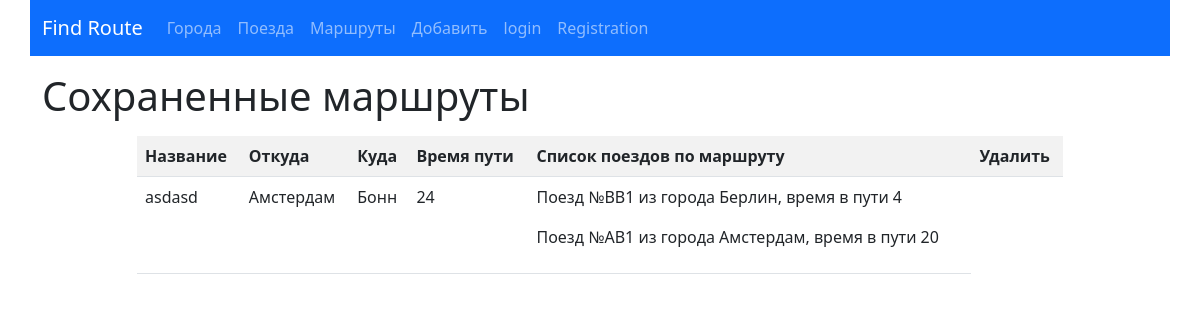
/detail/3, run on the app's committed database.
### routes/models.py (models this page shows, shortened)
class Route(models.Model):
    name = models.CharField(max_length=50,
                            unique=True,
                            verbose_name='Название маршрута')
    travel_times = models.PositiveSmallIntegerField(verbose_name='Общее время в пути')
    from_city = models.ForeignKey(City,
                                  on_delete=models.CASCADE,
                                  related_name='route_from_city_set',
                                  verbose_name='Из какого города')
    to_city = models.ForeignKey('cities.City',
                                on_delete=models.CASCADE,
                                related_name='route_to_city_set',
                                verbose_name='В какой город')
    trains = models.ManyToManyField("trains.Train", verbose_name='Список поездов')
    class Meta:
        verbose_name = "Маршрут"
        verbose_name_plural = "Маршруты"
        ordering = ['travel_times']

### cities/models.py (models this page shows, shortened)
class City(models.Model):
    name = models.CharField(max_length=100, unique=True, verbose_name="Название")
    def __str__(self):
        return self.name
    class Meta:
        verbose_name = "Город"
        verbose_name_plural = "Города"
        ordering = ['name']

### trains/models.py (models this page shows, shortened)
class Train(models.Model):
    name = models.CharField(max_length=50,
                            unique=True,
                            verbose_name='Номер поезда')
    travel_time = models.PositiveSmallIntegerField(verbose_name='Время в пути')
    from_city = models.ForeignKey(City,
                                  on_delete=models.CASCADE,
                                  related_name='from_city_set',
                                  verbose_name='Из какого города')
    to_city = models.ForeignKey('cities.City',
                                on_delete=models.CASCADE,
                                related_name='to_city_set',
                                verbose_name='В какой город')
    def __str__(self):
        return f'Поезд №{self.name} из города {self.from_city}'
    class Meta:
        verbose_name = "Поезд"
        verbose_name_plural = "Поезда"
        ordering = ['travel_time']

### routes/views.py (the view)
# urls.py: path('detail/<int:pk>', RouteDetailView.as_view(), name="detail"),
class RouteDetailView(DetailView):
    queryset = Route.objects.all()
    template_name = "routes/detail.html"

### routes/templates/routes/detail.html (shortened to what this page needs)
{% extends 'base.html' %}
{% block content%}
<h1>Сохраненные маршруты</h1>
<div class="row ">
    <div class="col-md-10 mx-auto my-2">
        <table class="table table-striped">
            <tr>
                <th>Название</th>
                <th>Откуда</th>
                <th>Куда</th>
                <th>Время пути</th>
                <th>Список поездов по маршруту</th>
                <th>Удалить</th>
            </tr>
            <tr>
                <td>{{object.name}}</td>
                <td>{{object.from_city}}</td>
                <td>{{object.to_city}}</td>
                <td>{{object.travel_times}}</td>
                <td>
                    {% for train in object.trains.all %}
                        <p>{{ train }}, время в пути {{ train.travel_time }}</p>
                    {% endfor %}
                </td>
            </tr>
        </table>
    </div>
</div>
{% endblock %}

### data on the page
Route: name "asdasd", from_city "Амстердам", to_city "Бонн", travel_times "24"
Train: name+from_city "Поезд №BB1 из города Берлин", travel_time "4"
Train: name+from_city "Поезд №AB1 из города Амстердам", travel_time "20"
